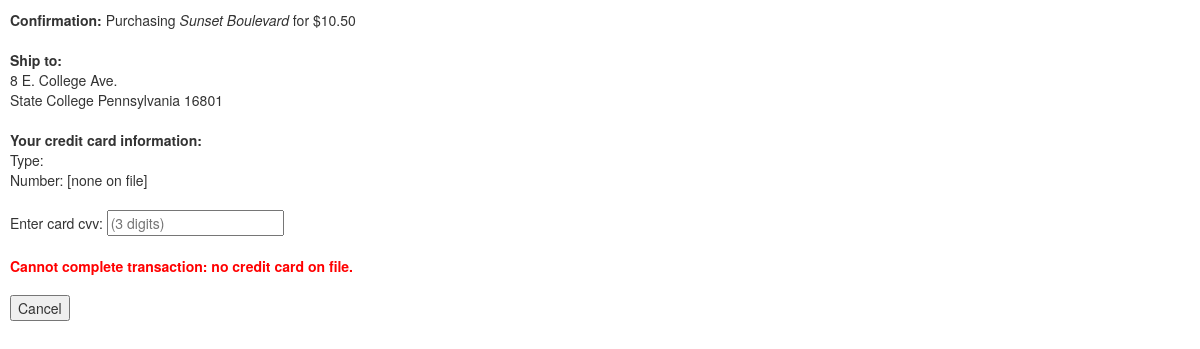
The app's page /Website-Files/transaction.php?iid=2 (signed in), older data.
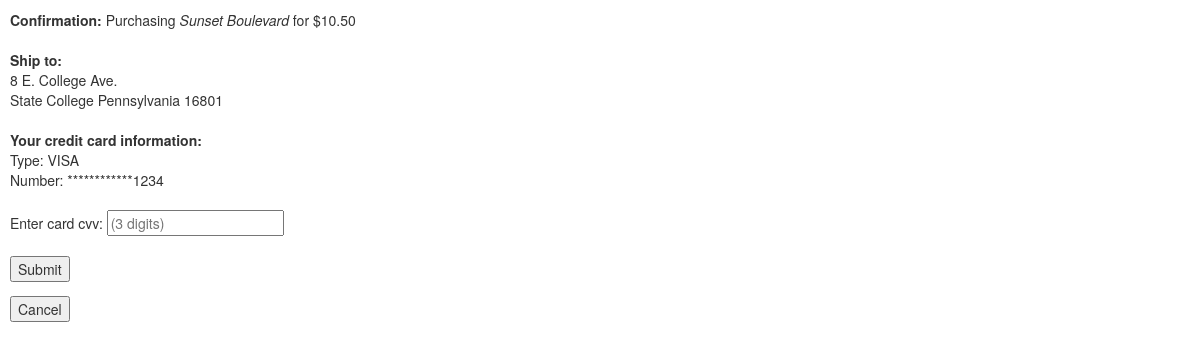
The same page, newer data.
### tables this page shows
CREATE TABLE Movies(
	movieId		INTEGER		NOT NULL AUTO_INCREMENT,
	title		VARCHAR(50)	NOT NULL,
	year		INTEGER,
    pictureUrl	VARCHAR(500),
	synopsis	VARCHAR(500),
	UNIQUE(title, year),
	PRIMARY KEY(movieId)
);

CREATE TABLE SaleItems(
	stock 		INTEGER		NOT NULL,
	price		REAL		NOT NULL,
	itemId		INTEGER,
	FOREIGN KEY(itemId) REFERENCES Sold_By(itemId)
);

CREATE TABLE Users(
	uid 		INTEGER		NOT NULL AUTO_INCREMENT,
	email		VARCHAR(50)	NOT NULL,
	password	VARCHAR(100)	NOT NULL,
	name		VARCHAR(50),
	addressStreet	VARCHAR(50), 
	addressCity	VARCHAR(50),
	addressState	VARCHAR(50),	
	addressZip	VARCHAR(50),
	phone		VARCHAR(20),
	age		INTEGER,
	ratingAvg	FLOAT(3,1),
	totalRatings	INTEGER,
	UNIQUE(email),
	PRIMARY KEY(uid)
);

CREATE TABLE Uses_Card(
	uid		INTEGER,
	cardId		INTEGER,
	PRIMARY KEY(uid, cardId),
	FOREIGN KEY(uid) REFERENCES Users(uid)
		ON UPDATE CASCADE
		ON DELETE CASCADE,
	FOREIGN KEY(cardId) REFERENCES CreditCards(cardId)
		ON UPDATE CASCADE
		ON DELETE CASCADE
);

CREATE TABLE CreditCards(
	cardId		Integer		NOT NULL AUTO_INCREMENT,
	cardNum		VARCHAR(100)	NOT NULL,
	securityCode	VARCHAR(100)	NOT NULL,
	cardType	VARCHAR(20)	NOT NULL,
	cardExp		DATE		NOT NULL,
	PRIMARY KEY(cardId)
);

### Website-Files/transaction.php (the view, shortened to what this page needs)
<?php
	$db = mysqli_connect('localhost','root','Password22#','cmpsc431w')
 	or die('Error connecting to MySQL server.');
 	$mid = $_GET['mid'];
	$iid = $_GET['iid'];
	$trType = $_GET['trType'];
	$bid = $_GET['bid'];
	$query = "SELECT M.title
	          FROM Is_Movie I, Movies M
	          WHERE M.movieId = I.movieId AND I.itemId = ".$iid." ";
	mysqli_query($db, $query) or die('Error querying movies database.');
	$movie = mysqli_fetch_array(mysqli_query($db, $query));
	$query = "SELECT S.sellerId, S.companyName
	          FROM Sold_By B, Sellers S
	          WHERE B.sellerId = S.sellerId AND B.itemId = ".$iid;
	mysqli_query($db, $query) or die('Error querying movies database.');
	switch ($trType)
	{
		default:
			$query = "SELECT price
			          FROM SaleItems S
			          WHERE itemId = ".$iid;
			mysqli_query($db, $query) or die('Error querying movies database.');
			$saleItem = mysqli_fetch_array(mysqli_query($db, $query));
			$revenue = money_format("%n", $saleItem['price']);
			$msg = "Purchasing <i>".$movie['title']."</i> for $".$revenue;
			break;
	}
	$cookie_name = "user_id";
	$uid = $_COOKIE[$cookie_name];
	$query = "SELECT *
	          FROM Users U
	          WHERE uid = ".$uid;
	mysqli_query($db, $query) or die('Error querying movies database.');
	$user = mysqli_fetch_array(mysqli_query($db, $query));
	$query = "SELECT *
	          FROM Uses_Card U, CreditCards C
	          WHERE U.cardId = C.cardId AND U.uid = ".$uid;
	mysqli_query($db, $query) or die('Error querying movies database.');
	$card = mysqli_fetch_array(mysqli_query($db, $query));
	if ($card != null)
	{
		$cardNumber = $card['cardNum'];
		$cardNumber = str_pad(substr($cardNumber, -4), strlen($cardNumber), '*', STR_PAD_LEFT);
	}
	else
	{
		$cardNumber = "[none on file]";
	}
	$transactionDone = 0;
	echo '<header><link rel="stylesheet" href="https://maxcdn.bootstrapcdn.com/bootstrap/3.3.7/css/bootstrap.min.css"></header>';
	echo '<body style="padding: 10px">';
	if (!$transactionDone)
	{
		if ($card == null)
			echo '<form method="POST" action="item.php?mid='.$mid.'&iid='.$iid.'">';
		else if (!$transactionDone)
			echo '<form method="POST" action="transaction.php?mid='.$mid.'&iid='.$iid.'&trType='.$trType.'&bid='.$bid.'">';
		else
			echo '<form method="POST" action="item.php?mid='.$mid.'&iid='.$iid.'">';
		echo '<strong>Confirmation:</strong> '.$msg.'<br/><br/>';
		if ($trType != 1)
			echo '<strong>Ship to:</strong><br/>'.$user['addressStreet'].'<br/>'.
		          $user['addressCity'].' '.$user['addressState'].' '.$user['addressZip'].'<br/><br/>';
		echo '<strong>Your credit card information:</strong><br/> '.
		     'Type: '.$card['cardType'].'<br/>Number: '.$cardNumber.'<br/><br/>';
		echo 'Enter card cvv: <input type="text" name="cvv" placeholder="(3 digits)"/><br/><br/>';
		if ($card != null) echo '<input type="submit" value="Submit"/>';
		else echo "<label style='color: red'>Cannot complete transaction: no credit card on file.</label><br/>";
		echo '</form></body>';
	}
	$returnMsg = $transactionDone ? "Return" : "Cancel";
	echo '<form method="POST" action="item.php?mid='.$mid.'&iid='.$iid.'">';
	echo '<input type="submit" value="'.$returnMsg.'"/>';
	echo '</form></body>';
?>

Row changes from the older to the newer data that the page shows:
added uses_card: cardId.cardType "VISA", cardId.cardNum "************1234"
Text that changed along with them:
form field value: (not shown) → "Submit"
$cardNumber: "[none on file]" → (not shown)
text no longer shown: "Cannot complete transaction: no credit card on file."
